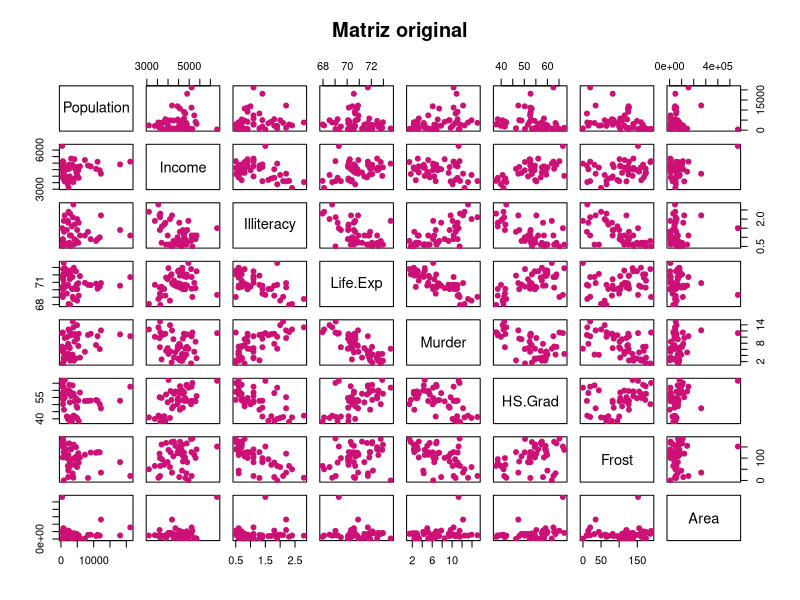
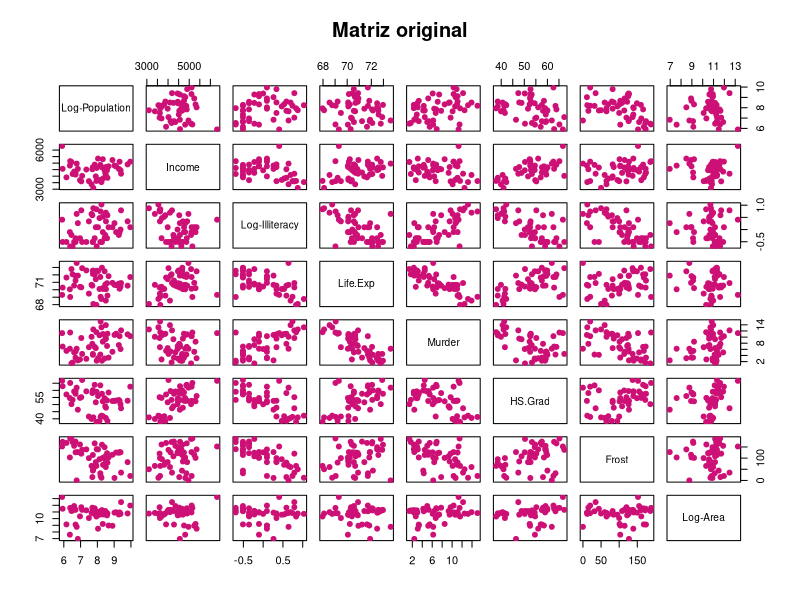
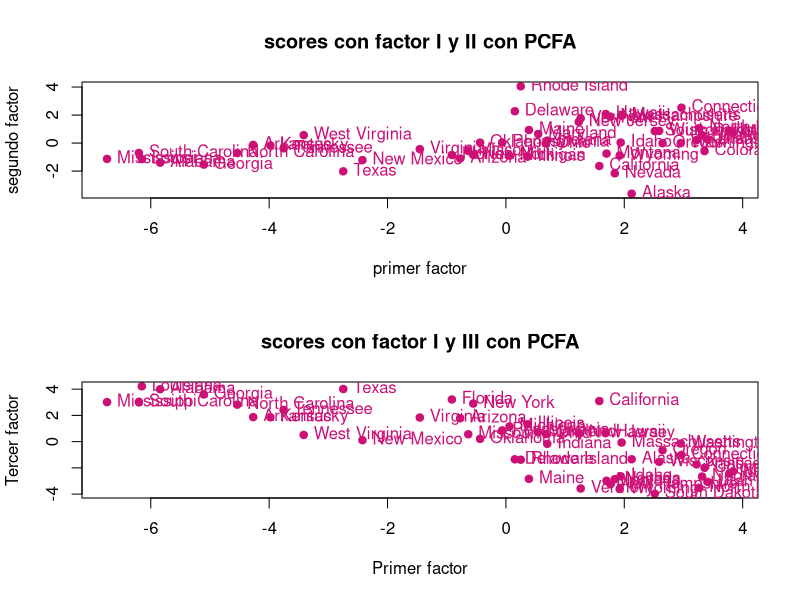
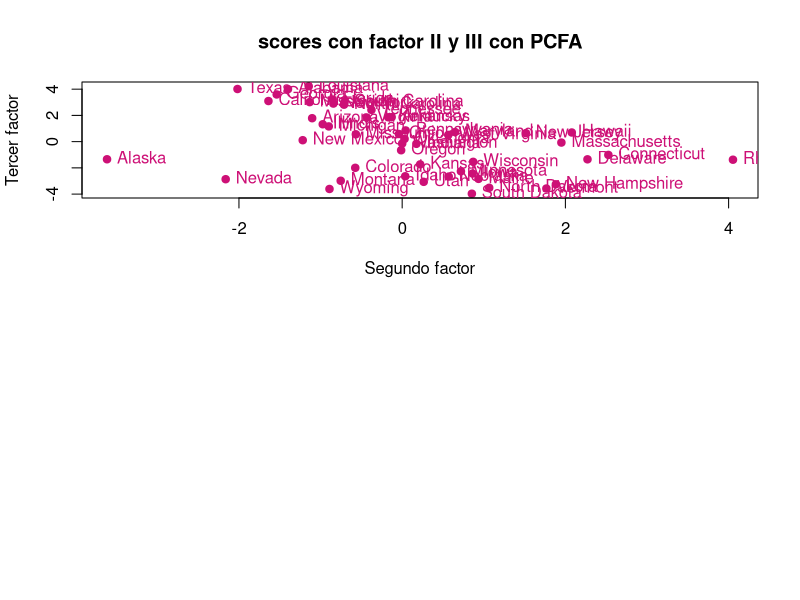

Source code (R) for these figures, in order:

#_____________ ANALISIS FACTORIAL________

#1.- Lectura de la matriz de datos
x<-as.data.frame(state.x77)

#2.- Quitar los espacios de los nombres
colnames(x)[4]="Life.Exp"
colnames(x)[6]= "HS.Grad"

#3.- Separa n (estados) y p (variables)

n<-dim(x)[1]
p<-dim(x)[2]

dim(x)
str(x)
colnames(x)
anyNA(x)
#4.- Generacion de un scater plot para la
# visualización de variables originales
pairs(x, col="#CD1076", pch=19, main="Matriz original")

#---------------------------------
#   Transformación de alguna varibles
#----------------------------------

#1.- Aplicamos logaritmo para las columnas 1,3 y 8
x[,1]<-log(x[,1])
colnames(x)[1]<-"Log-Population"

x[,3]<-log(x[,3])
colnames(x)[3]<-"Log-Illiteracy"

x[,8]<-log(x[,8])
colnames(x)[8]<-"Log-Area"

# Grafico scater para la visualizacion de la 
# matriz original con 3 variables que se incluyeron
pairs(x,col="#CD1076", pch=19, main="Matriz original")

 # Nota: Como las variables tiene diferentes unidades
# de medida, se va a implementar la matriz de
# correlaciones para estimar la matriz de carga

#-------------------------------------
#   Reduccion de la dimensionalidad 
#  Análsis Factorial de componentes principales (PCFA)
#-----------------------------------

#1.- Calcular la matriz de medias y de correlaciones
# Matriz de medias
mu<-colMeans(x)
mu

#Matriz de correlaciones
R<-cor(x)
R

# 2.- Reducción de la dimensionalidad mediante
# Análisis factorial de componentes principales (PCFA).

# 1.- Calcular los valores y vectores propios.
eR<-eigen(R)

# 2.- Valores propios
eigen.val<-eR$values
eigen.val

# 3.- Vectores propios
eigen.vec<-eR$vectors
eigen.vec

# 4.- Calcular la proporcion de variabilidad
prop.var<-eigen.val/sum(eigen.val)
prop.var


# 5.- Calcular la proporcion de variabilidad acumulada
prop.var.acum<-cumsum(eigen.val)/sum(eigen.val)
prop.var.acum

#-------------------------------
# Estimacion de la matriz de carga
#---------------------------------

# Nota: se estima la matriz de carga usando los 
# autovalores y autovectores.
# se aplica la rotación varimax

# Primera estimación de Lamda mayuscula
# se calcula multiplicando la matriz de los 
# 3 primeros autovectores por la matriz diagonal
# formada por la raiz cuadrada de los primeros
# 3 autovalores.

L.est.1<-eigen.vec[,1:3] %*% diag(sqrt(eigen.val[1:3]))
L.est.1

# Rotación varimax
L.est.1.var<-varimax(L.est.1)

L.est.1.var

#----------------------------
# Estimación de la matriz de los errores
#-----------------------------

#1.- Estimación de la matriz de perturbaciones
Psi.est.1<-diag(diag(R-as.matrix(L.est.1.var$loadings)%*% t(as.matrix(L.est.1.var$loadings))))
Psi.est.1

# 2.- Se utiliza el método Análisis de factor principal (PFA)
# para estimación de autovalores y autovectores
RP<-R-Psi.est.1
RP

# Calculo de la matriz de autovalores y autovectores
eRP<-eigen(RP)

# Autovalores
eigen.val.RP<-eRP$values
eigen.val.RP

# Autovectores
eigen.vec.RP<-eRP$vectors
eigen.val.RP

# Proporcion de variabilidad
prop.var.RP<-eigen.val.RP/ sum(eigen.val.RP)
prop.var.RP

# Proporcion de variabilidad acumulada
prop.var.RP.acum<-cumsum(eigen.val.RP)/ sum(eigen.val.RP)
prop.var.RP.acum

# Estimación de la matriz de cargas
# con rotación varimax
L.est.2<-eigen.vec.RP[,1:3] %*% diag(sqrt(eigen.val.RP[1:3]))
L.est.2

# Rotacion varimax
L.est.2.var<-varimax(L.est.2)

# Estimación de la matriz de covarianzas de los errores.
Psi.est.2<-diag(diag(R-as.matrix(L.est.2.var$loadings)%*% t(as.matrix(L.est.2.var$loadings))))
Psi.est.2

#----------------------------
#   Obtencion de los scores de ambos métodos
#------------------------------

# PCFA
FS.est.1<-scale(x)%*% as.matrix(L.est.1.var$loadings)
FS.est.1

# PFA
FS.est.2<-scale(x)%*% as.matrix (L.est.2.var$loadings)
FS.est.2

# graficamos ambos scores
par(mfrow=c(2,1))

# Factor I y II
pl1<-plot(FS.est.1[,1], FS.est.1[,2], xlab="primer factor",
     ylab="segundo factor", main="scores con factor I y II con PCFA",
     pch=19, col="#CD1076")
text(FS.est.1[,1], FS.est.1[,2], labels = rownames(x), pos=4, col="#CD1076")

# Factor I y III
pl2<-plot(FS.est.1[,1], FS.est.1[,3], xlab="Primer factor",
     ylab="Tercer factor", main="scores con factor I y III con PCFA",
     pch=19, col="#CD1076")
text(FS.est.1[,1], FS.est.1[,3], labels = rownames(x), pos=4, col="#CD1076")

# Factor II y III
pl3<-plot(FS.est.1[,2], FS.est.1[,3], xlab="Segundo factor",
     ylab="Tercer factor", main="scores con factor II y III con PCFA",
     pch=19, col="#CD1076")
text(FS.est.1[,2], FS.est.1[,3], labels = rownames(x), pos=4, col="#CD1076")



